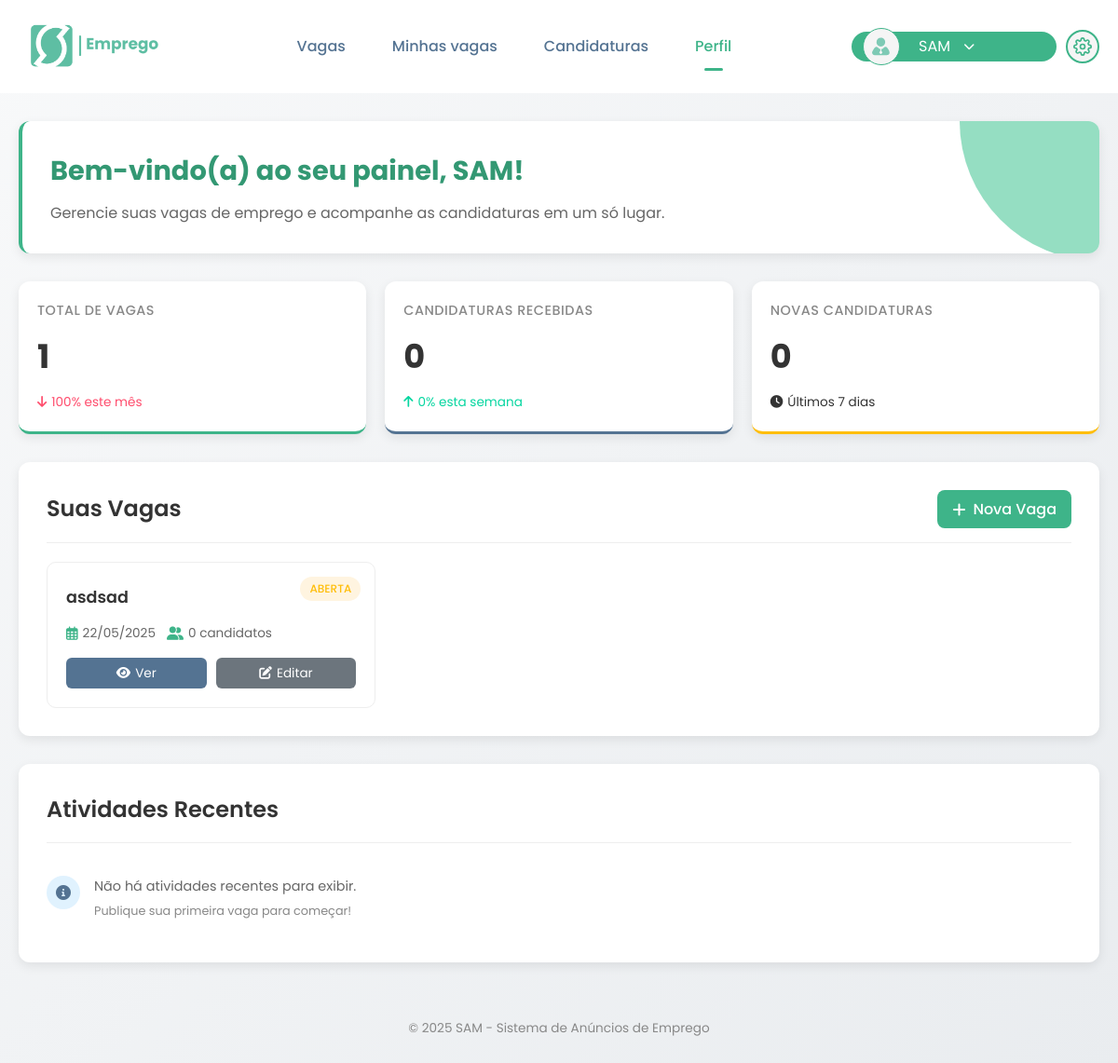
The page /Sam_emprego/painel_empresa.php (signed in) on the database its author committed.
### tables this page shows
CREATE TABLE `empresas_recrutamento` (
  `id` int(11) NOT NULL,
  `nome` varchar(255) NOT NULL,
  `logo` varchar(255) DEFAULT NULL,
  `email` varchar(255) NOT NULL,
  `senha` varchar(255) NOT NULL,
  `telefone` varchar(20) DEFAULT NULL,
  `endereco` varchar(255) DEFAULT NULL,
  `descricao` text DEFAULT NULL,
  `setor` varchar(100) DEFAULT NULL,
  `tamanho` varchar(50) DEFAULT NULL,
  `website` varchar(255) DEFAULT NULL,
  `data_registro` timestamp NOT NULL DEFAULT current_timestamp(),
  `status` enum('Ativo','Inativo','Pendente') DEFAULT 'Ativo'
);

CREATE TABLE `vagas` (
  `id` int(11) NOT NULL,
  `empresa_id` int(11) NOT NULL,
  `titulo` varchar(255) NOT NULL,
  `descricao` text NOT NULL,
  `requisitos` text DEFAULT NULL,
  `departamento` varchar(100) DEFAULT NULL,
  `localizacao` varchar(255) DEFAULT NULL,
  `tipo_contrato` varchar(50) NOT NULL,
  `salario_min` decimal(10,2) DEFAULT NULL,
  `salario_max` decimal(10,2) DEFAULT NULL,
  `data_publicacao` timestamp NOT NULL DEFAULT current_timestamp(),
  `data_expiracao` date DEFAULT NULL,
  `status` enum('Aberta','Fechada','Pausada','Rascunho','Em análise','Finalizada') DEFAULT 'Aberta',
  `categoria` varchar(100) DEFAULT NULL,
  `localizacao_tipo` varchar(50) DEFAULT NULL,
  `periodo_salario` varchar(20) DEFAULT NULL,
  `metodo_pagamento` varchar(50) DEFAULT NULL,
  `idioma` varchar(50) DEFAULT NULL,
  `fuso_horario` varchar(20) DEFAULT NULL,
  `dias_uteis` varchar(30) DEFAULT NULL,
  `horas_semanais_min` int(11) DEFAULT NULL,
  `horas_semanais_max` int(11) DEFAULT NULL,
  `horas_diarias_min` int(11) DEFAULT NULL,
  `horas_diarias_max` int(11) DEFAULT NULL,
  `hora_inicio` time DEFAULT NULL,
  `hora_fim` time DEFAULT NULL
);

### Sam_emprego/painel_empresa.php (the view, shortened to what this page needs)
<?php
    require_once 'config/database.php';
    try {
        $stmt = $pdo->prepare("SELECT * FROM empresas_recrutamento WHERE id = ?");
        $stmt->execute([$_SESSION['empresa_id']]);
        $empresa = $stmt->fetch();
        $stmt = $pdo->prepare("SELECT * FROM vagas WHERE empresa_id = ? ORDER BY data_publicacao DESC");
        $stmt->execute([$_SESSION['empresa_id']]);
        $vagas = $stmt->fetchAll();
        $stmt = $pdo->prepare("
            SELECT COUNT(*) as total
            FROM candidaturas c
            JOIN vagas v ON c.vaga_id = v.id
            WHERE v.empresa_id = ?
        ");
        $stmt->execute([$_SESSION['empresa_id']]);
        $totalCandidaturas = $stmt->fetch()['total'] ?? 0;
        $stmt = $pdo->prepare("
            SELECT COUNT(*) as total
            FROM candidaturas c
            JOIN vagas v ON c.vaga_id = v.id
            WHERE v.empresa_id = ?
            AND c.data_candidatura >= DATE_SUB(NOW(), INTERVAL 7 DAY)
        ");
        $stmt->execute([$_SESSION['empresa_id']]);
        $novasCandidaturas = $stmt->fetch()['total'] ?? 0;
        $stmt = $pdo->prepare("
            SELECT
                COUNT(*) as total_atual,
                (SELECT COUNT(*) FROM vagas
                 WHERE empresa_id = ?
                 AND data_publicacao < DATE_FORMAT(NOW(), '%Y-%m-01')
                ) as total_anterior
            FROM vagas
            WHERE empresa_id = ?
            AND data_publicacao >= DATE_FORMAT(NOW(), '%Y-%m-01')
        ");
        $stmt->execute([$_SESSION['empresa_id'], $_SESSION['empresa_id']]);
        $crescimentoVagas = $stmt->fetch();
        $percentualCrescimentoVagas = $crescimentoVagas['total_anterior'] > 0
            ? round((($crescimentoVagas['total_atual'] - $crescimentoVagas['total_anterior']) / $crescimentoVagas['total_anterior']) * 100)
            : 0;
        $stmt = $pdo->prepare("
            SELECT
                COUNT(*) as total_atual,
                (SELECT COUNT(*)
                 FROM candidaturas c
                 JOIN vagas v ON c.vaga_id = v.id
                 WHERE v.empresa_id = ?
                 AND c.data_candidatura < DATE_SUB(NOW(), INTERVAL 7 DAY)
                ) as total_anterior
            FROM candidaturas c
            JOIN vagas v ON c.vaga_id = v.id
            WHERE v.empresa_id = ?
            AND c.data_candidatura >= DATE_SUB(NOW(), INTERVAL 7 DAY)
        ");
        $stmt->execute([$_SESSION['empresa_id'], $_SESSION['empresa_id']]);
        $crescimentoCandidaturas = $stmt->fetch();
        $percentualCrescimentoCandidaturas = $crescimentoCandidaturas['total_anterior'] > 0
            ? round((($crescimentoCandidaturas['total_atual'] - $crescimentoCandidaturas['total_anterior']) / $crescimentoCandidaturas['total_anterior']) * 100)
            : 0;
        $stmt = $pdo->prepare("
            SELECT
                c.*,
                v.titulo as vaga_titulo,
                cd.nome as candidato_nome,
                TIMESTAMPDIFF(HOUR, c.data_candidatura, NOW()) as horas_antes
            FROM candidaturas c
            JOIN vagas v ON c.vaga_id = v.id
            JOIN candidatos cd ON c.candidato_id = cd.id
            WHERE v.empresa_id = ?
            ORDER BY c.data_candidatura DESC
            LIMIT 3
        ");
        $stmt->execute([$_SESSION['empresa_id']]);
        $atividadesRecentes = $stmt->fetchAll();
        $stmt = $pdo->prepare("
            SELECT v.id, COUNT(c.id) as total_candidatos
            FROM vagas v
            LEFT JOIN candidaturas c ON v.id = c.vaga_id
            WHERE v.empresa_id = ?
            GROUP BY v.id
        ");
        $stmt->execute([$_SESSION['empresa_id']]);
        $candidatosPorVaga = [];
        while ($row = $stmt->fetch()) {
            $candidatosPorVaga[$row['id']] = $row['total_candidatos'];
        }
    } catch (PDOException $e) {
        $erro = "Erro ao carregar dados: " . $e->getMessage();
    }
?>
<!DOCTYPE html>
<html lang="pt-BR">
<head>
    <link rel="stylesheet" href="../all.css/emprego.css/emp_search.css">
    <link rel="stylesheet" href="../all.css/emprego.css/emp_header.css">
    <link rel="stylesheet" href="https://cdnjs.cloudflare.com/ajax/libs/font-awesome/6.0.0/css/all.min.css">
</head>
<body>
    <header class="header">
        <div class="header-content">
            <div class="logo">
                <img src="../fotos/sam30-13.png" alt="SAM Emprego Logo">
            </div>
            <div class="nav-container">
                <nav class="nav-menu">
                    <a href="job_search_page_emp.php">Vagas</a>
                    <a href="emp_vagas.php">Minhas vagas</a>
                    <a href="empresas_candidaturas.php">Candidaturas</a>
                    <a href="painel_empresa.php" class="active">Perfil</a>
                </nav>
            </div>
            <div class="user-section">
                <div class="user-dropdown" id="userDropdownToggle">
                    <div class="user-avatar">
                        <img src="../icones/icons-sam-19.svg" alt="" width="40">
                    </div>
                        <span><?php echo htmlspecialchars($empresa['nome'] ?? $_SESSION['empresa_nome']); ?></span>
                    <i class="fas fa-chevron-down dropdown-arrow"></i>
                </div>
                <div class="settings-icon">
                </div>
            </div>
        </div>
    </header>
    <div class="container">
        <div class="welcome-section">
            <h1>Bem-vindo(a) ao seu painel, <?php echo htmlspecialchars($empresa['nome'] ?? $_SESSION['empresa_nome']); ?>!</h1>
            <p>Gerencie suas vagas de emprego e acompanhe as candidaturas em um só lugar.</p>
        </div>
        <div class="stats-container">
            <div class="stat-card">
                <h3>Total de Vagas</h3>
                <p class="stat-number"><?php echo count($vagas); ?></p>
                <span class="stat-trend <?php echo $percentualCrescimentoVagas >= 0 ? 'up' : 'down'; ?>">
                    <i class="fas fa-arrow-<?php echo $percentualCrescimentoVagas >= 0 ? 'up' : 'down'; ?>"></i>
                    <?php echo abs($percentualCrescimentoVagas); ?>% este mês
                </span>
            </div>
            <div class="stat-card">
                <h3>Candidaturas Recebidas</h3>
                <p class="stat-number"><?php echo $totalCandidaturas ?? 0; ?></p>
                <span class="stat-trend <?php echo $percentualCrescimentoCandidaturas >= 0 ? 'up' : 'down'; ?>">
                    <i class="fas fa-arrow-<?php echo $percentualCrescimentoCandidaturas >= 0 ? 'up' : 'down'; ?>"></i>
                    <?php echo abs($percentualCrescimentoCandidaturas); ?>% esta semana
                </span>
            </div>
            <div class="stat-card">
                <h3>Novas Candidaturas</h3>
                <p class="stat-number"><?php echo $novasCandidaturas ?? 0; ?></p>
                <span class="stat-trend">
                    <i class="fas fa-clock"></i> Últimos 7 dias
                </span>
            </div>
        </div>
        <div class="jobs-section">
            <div class="section-header">
                <h2>Suas Vagas</h2>
                <a href="registro_vagas.php" class="action-btn">
                    <i class="fas fa-plus"></i> Nova Vaga
                </a>
            </div>
            <?php if (isset($vagas) && count($vagas) > 0): ?>
                <div class="jobs-list">
                    <?php foreach($vagas as $vaga): ?>
                        <div class="vaga-item">
                            <span class="vaga-status status-<?php echo strtolower($vaga['status']) === 'ativa' ? 'ativa' : (strtolower($vaga['status']) === 'encerrada' ? 'encerrada' : 'pausada'); ?>">
                                <?php echo htmlspecialchars($vaga['status']); ?>
                            </span>
                            <h3><?php echo htmlspecialchars($vaga['titulo']); ?></h3>
                            <div class="vaga-meta">
                                <div class="vaga-meta-item">
                                    <i class="far fa-calendar-alt"></i>
                                    <?php echo date('d/m/Y', strtotime($vaga['data_publicacao'])); ?>
                                </div>
                                <div class="vaga-meta-item">
                                    <i class="fas fa-user-friends"></i>
                                    <?php echo $candidatosPorVaga[$vaga['id']] ?? 0; ?> candidatos
                                </div>
                            </div>
                            <div class="vaga-actions">
                                <a href="job_view_page.php?id=<?php echo $vaga['id']; ?>" class="btn-small btn-view">
                                    <i class="fas fa-eye"></i> Ver
                                </a>
                                <a href="editar_vaga.php?id=<?php echo $vaga['id']; ?>" class="btn-small btn-edit">
                                    <i class="fas fa-edit"></i> Editar
                                </a>
                            </div>
                        </div>
                    <?php endforeach; ?>
                </div>
            <?php endif; ?>
        </div>
        <div class="recent-activity">
            <div class="section-header">
                <h2>Atividades Recentes</h2>
            </div>
            <ul class="activity-list">
                <?php if (isset($atividadesRecentes) && !empty($atividadesRecentes)): ?>
                    <?php foreach($atividadesRecentes as $atividade): ?>
                        <li class="activity-item">
                            <div class="activity-icon icon-candidate">
                                <i class="fas fa-user"></i>
                            </div>
                            <div class="activity-content">
                                <p><span class="highlight"><?php echo htmlspecialchars($atividade['candidato_nome']); ?></span> candidatou-se à vaga de <?php echo htmlspecialchars($atividade['vaga_titulo']); ?></p>
                                <div class="activity-time">
                                    <?php
                                    if ($atividade['horas_antes'] < 24) {
                                        echo $atividade['horas_antes'] . ' horas atrás';
                                    } else {
                                        echo floor($atividade['horas_antes'] / 24) . ' dias atrás';
                                    }
                                    ?>
                                </div>
                            </div>
                        </li>
                    <?php endforeach; ?>
                <?php else: ?>
                    <li class="activity-item">
                        <div class="activity-icon icon-job">
                            <i class="fas fa-info-circle"></i>
                        </div>
                        <div class="activity-content">
                            <p>Não há atividades recentes para exibir.</p>
                            <div class="activity-time">Publique sua primeira vaga para começar!</div>
                        </div>
                    </li>
                <?php endif; ?>
            </ul>
        </div>
        <div class="footer">
            <p>&copy; <?php echo date('Y'); ?> SAM - Sistema de Anúncios de Emprego</p>
        </div>
    </div>
</body>
</html>

### all.css/emprego.css/emp_search.css (style rules this page uses)
* { margin: 0; padding: 0; box-sizing: border-box; font-family: 'Poppins', sans-serif; }
.dropdown-arrow { font-size: 12px; margin-left: 5px; }
body { font-family: 'Poppins', sans-serif; background: linear-gradient(135deg, #f8f9fa 0%, #e9ecef 100%); margin: 0; padding: 0; color: #333; line-height: 1.6; }
.logo { display: flex; align-items: center; }
.logo img { height: 80px; margin-right: 10px; }
.user-section { display: flex; align-items: center; }
.user-dropdown { display: flex; width: 220px; height: 32px; align-items: center; background-color: #3EB489; color: white; padding: 8px 15px; border-radius: 25px; margin-right: 10px; cursor: pointer; }
.user-avatar { display: flex; align-items: center; justify-content: center; width: 40px; height: 40px; border-radius: 50%; background-color: #f5f5f5; margin-right: 10px; gap: 10px; color: #000; border: #3EB489 solid 1px; }
.settings-icon { width: 36px; height: 36px; border-radius: 50%; background-color: #f5f5f5; border: 2px solid #3EB489; color: #3EB489; display: flex; align-items: center; justify-content: center; cursor: pointer; font-size: 18px; }

### all.css/emprego.css/emp_header.css (style rules this page uses)
.user-dropdown { position: relative; display: flex; align-items: center; gap: 10px; cursor: pointer; padding: 8px 12px; border-radius: 50px; transition: var(--transition); }

### rows shown on the page
empresas_recrutamento: nome "SAM"
vagas: status "ABERTA", titulo "asdsad", data_publicacao "22/05/2025", id "0"

### other values the page prints
count($vagas) "1"
abs($percentualCrescimentoVagas) "100"
$totalCandidaturas "0"
abs($percentualCrescimentoCandidaturas) "0"
$novasCandidaturas "0"
